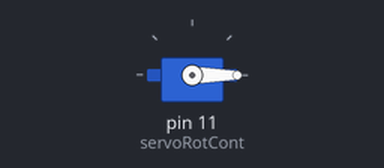
A sketch run on a simulated Arduino Nano, built with avr-gcc and run on an emulated ATmega328P. On the bench: servo.

Above: at 0.05 s.
At 6.05 s:
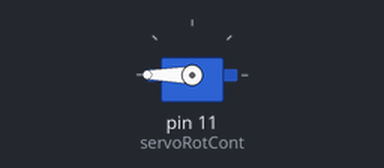
At 12.0 s:
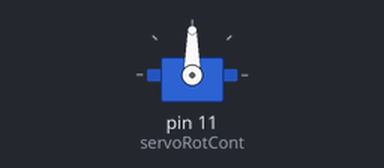
Timing chart, 0 to 15.6 s (numbered marks = the images above):
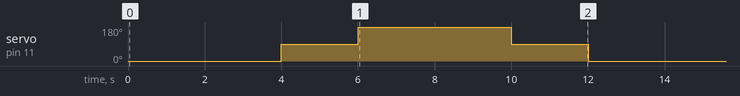

The sketch:

nuevo_servo.ino
```cpp
#include <Servo.h>
Servo servoRotCont; // crea los objetos para controlar los servomotores

void setup() {

  servoRotCont.attach(11); }
void loop(){
  servoRotCont.write(0);//clockwise
  delay(4000);
  servoRotCont.write(90); //stop (el valor 90 depende del motor.
  //Es conveniente probar valores por encima o por debajo
  //de 90 hasta comprobar que se para el servomotor.
  delay(2000);
  servoRotCont.write(180);//counter-clockwise
  delay(4000);
  servoRotCont.write(90); //stop
  delay(2000);
}
```

Measured:
- by itself, servo on pin 11 (servoRotCont): repeats every 12.0 s: 180° 4.0 s, 90° 2.0 s, 0° 4.0 s, 90° 2.0 s
